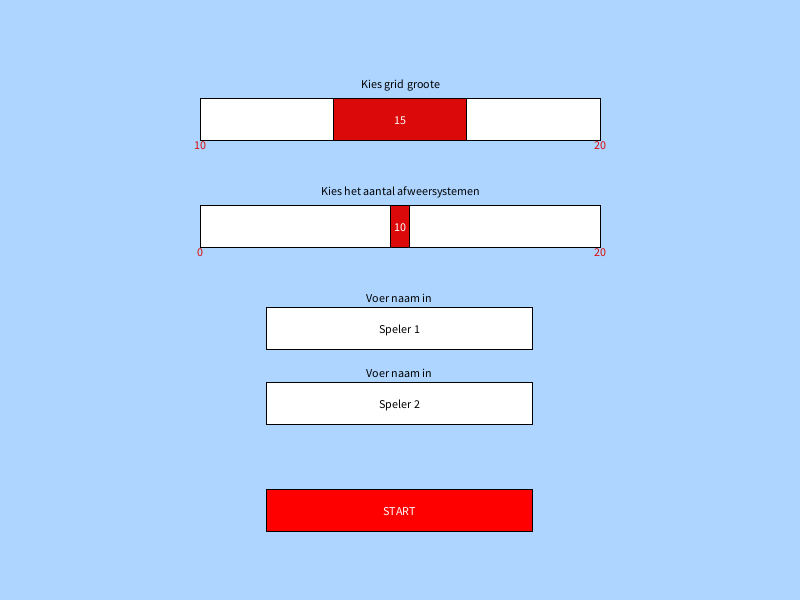
Frame 1 (no input)
Frame 60 (the mouse pressed at the canvas centre just before this capture): identical to frame 1, image omitted
Frame 120 (the mouse held since frame 60 and released just before this capture): identical to frame 1, image omitted

The Processing sketch that drew this single still picture (run headless with seeded random() and noise(); from frame 60 on, the mouse is pressed at the canvas centre):

// Processing sketch: Zeeslag_Lauren_Meenhorst
// ── Zeeslag_Lauren_Meenhorst.pde
// spelers //<>// //<>// //<>// //<>// //<>//
final float SPELER1 = 0;
final float SPELER2 = 1;
int actieveSpeler = 0;
int inactieveSpeler = 0;

// schermwaarden
final int STARTSCHERM = 0; 
final int SPELSCHERM = 1;
final int EINDSCHERM = 2;
int spelStatus = STARTSCHERM;

int startTijd;
float stopTijd;
final float WACHTTIJD = 10000; //milliseconden
boolean beurtWissel = false;

// ROOSTER
final int AANTALROOSTERS = 13; // alle roosters
int roosterGroote, rijen, kolommen, aantalVerdedigingsMechanismen;
float roosterRuimte, celZijde;
int marge = 40;

int maxAantalBeurten = 0;

void beurtWissel() {
  int hulpVariabeleSpeler = actieveSpeler;
  beurtWissel =true;
  spelers[actieveSpeler].aantalBeurten ++;
  actieveSpeler = inactieveSpeler;
  inactieveSpeler = hulpVariabeleSpeler;
  stopTijd = millis() + WACHTTIJD;
}

void setup() { 
  size(800, 600);
  roosterGroote = 16;
  aantalVerdedigingsMechanismen = 10;
  initSpelers();

  switch( spelStatus ) {

  case 0:
    initialiseerStartSchermVariabelen();
    break;

  }
}

void draw() {
  background(#ADD5FF);

  switch( spelStatus ) {
  case 0:
    tekenStartScherm();
    break;
  case 1:
      tekenSpelScherm();
    break;
  case 2:
    tekenScoreScherm();
    break;
  }
}

// ── Classes.pde
// class definities

class Speler {
  String naam;
  int totaalScore;
  int opstellingRooster;
  int situatieRooster;
  int aantalBeurten;
  int raakTeller;

  Speler (String n, int t, int o, int s, int a, int r) {
    naam = n;
    totaalScore = t;
    opstellingRooster = o;
    situatieRooster = s;
    aantalBeurten = a;
    raakTeller = r;
  }
}

class Cel { // Deze klasse wordt gebruikt voor de cellen in de roosters
  int status; // Cel status bijvoorbeeld leeg
  int kleur;
  float xPos;
  float yPos;
  boolean behandeld;

  Cel (int s, int k, float x, float y, boolean b) {
    status = s;
    kleur = k;
    xPos = x;
    yPos = y;
    behandeld = b;
  }
}

class Boot { // Deze klasse bevat de armada
  String type;
  int lengte;
  int score;
  int kleur;
  int waarde;
  int aantal;

  Boot (String t, int l, int s, int k, int w, int a) {
    type = t;
    lengte = l;
    score = s;
    kleur = k;
    waarde = w;
    aantal = a;
  }
}

class Verdediging { // Deze klasse bevat de verdedigings objecten
  String type;
  int lengte;
  int score;
  int waarde;
  int aantal;

  Verdediging (String t, int l, int s, int w, int a) {
    type = t;
    lengte = l;
    score = s;
    waarde = w;
    aantal = a;
  }
}
 
Speler [] spelers;
Cel [][][] roosters;
Boot [] boten;
Verdediging [] verdedigingsMechanismen;

void initSpelers() {
  spelers = new Speler[2]; // Aantal spelers
  spelers[0] = new Speler("Speler 1", 0, 0, 0, 0, 0);
  spelers[1] = new Speler("Speler 2", 0, 0, 1, 0, 0);
} 

void initRoosters() {
  roosters = new Cel [AANTALROOSTERS][rijen][kolommen];
  for ( int rooster = 0; rooster < AANTALROOSTERS; rooster ++ ) {
    for ( int rij = 0; rij < rijen; rij++) {
      for ( int kolom = 0; kolom < kolommen; kolom++) {
        roosters[rooster][rij][kolom]=new Cel( 0, 0, 0, 0, false);
      }
    }
  }
}

void initBoten() {
  boten = new Boot[4]; // Aantal typen boten
  boten[0] = new Boot("Slagschip", 4, 25, #9CACC6, 1, 1);
  boten[1] = new Boot("Kruiser", 3, 15, #8894AA, 2, 2);
  boten[2] = new Boot("Torpedojager", 2, 10, #7B879B, 3, 3);
  boten[3] = new Boot("Onderzeeer", 1, 5, #677081, 4, 4);
}

void initVerdediging() {
  verdedigingsMechanismen = new Verdediging [2]; // Aantal typen verdedigingsMechanismen
  verdedigingsMechanismen[0] = new Verdediging("Afweer systeem", 1, 10, 5, aantalVerdedigingsMechanismen);
  verdedigingsMechanismen[1] = new Verdediging("Mijn", 1, 5, 6, aantalVerdedigingsMechanismen);
}

// ── OPSTELLINGEN.pde
void vulSpelopstellingRoosters() {
  // Roosters [0] en [1] zijn gereserveerd als situatie roosters voor speler 1 en 2.

  //opstelling 1/3 voor gridgroote 11*11
  if (roosterGroote == 11) {
    roosters[2][2][1].status = SLAGSCHIP; 
    roosters[2][2][2].status = SLAGSCHIP; 
    roosters[2][2][3].status = SLAGSCHIP;
    roosters[2][2][4].status = SLAGSCHIP;

    roosters[2][4][5].status = KRUISER; 
    roosters[2][5][5].status = KRUISER; 
    roosters[2][6][5].status = KRUISER;
    roosters[2][1][8].status = KRUISER; 
    roosters[2][2][8].status = KRUISER; 
    roosters[2][3][8].status = KRUISER;

    roosters[2][0][5].status = TORPEDOJAGER; 
    roosters[2][1][5].status = TORPEDOJAGER;
    roosters[2][5][2].status = TORPEDOJAGER; 
    roosters[2][5][3].status = TORPEDOJAGER;
    roosters[2][8][8].status = TORPEDOJAGER; 
    roosters[2][8][9].status = TORPEDOJAGER;

    roosters[2][5][7].status = ONDERZEEER;
    roosters[2][7][1].status = ONDERZEEER;
    roosters[2][8][3].status = ONDERZEEER;
    roosters[2][9][5].status = ONDERZEEER;

    //opstelling 2/3 voor gridgroote 11*11
    roosters[3][5][2].status = SLAGSCHIP; 
    roosters[3][6][2].status = SLAGSCHIP; 
    roosters[3][7][2].status = SLAGSCHIP;
    roosters[3][8][2].status = SLAGSCHIP;

    roosters[3][1][5].status = KRUISER; 
    roosters[3][2][5].status = KRUISER; 
    roosters[3][3][5].status = KRUISER;
    roosters[3][2][7].status = KRUISER; 
    roosters[3][2][8].status = KRUISER; 
    roosters[3][2][9].status = KRUISER;

    roosters[3][1][1].status = TORPEDOJAGER; 
    roosters[3][2][1].status = TORPEDOJAGER;
    roosters[3][6][6].status = TORPEDOJAGER; 
    roosters[3][7][6].status = TORPEDOJAGER;
    roosters[3][8][8].status = TORPEDOJAGER; 
    roosters[3][8][9].status = TORPEDOJAGER;

    roosters[3][2][3].status = ONDERZEEER; 
    roosters[3][4][8].status = ONDERZEEER;
    roosters[3][6][4].status = ONDERZEEER;
    roosters[3][10][5].status = ONDERZEEER;

    //opstelling 3/3 voor gridgroote 11*11
    roosters[4][7][2].status = SLAGSCHIP; 
    roosters[4][8][2].status = SLAGSCHIP; 
    roosters[4][9][2].status = SLAGSCHIP;
    roosters[4][10][2].status = SLAGSCHIP;

    roosters[4][1][9].status = KRUISER; 
    roosters[4][2][9].status = KRUISER; 
    roosters[4][3][9].status = KRUISER;
    roosters[4][4][2].status = KRUISER; 
    roosters[4][4][3].status = KRUISER; 
    roosters[4][4][4].status = KRUISER;

    roosters[4][3][6].status = TORPEDOJAGER; 
    roosters[4][4][6].status = TORPEDOJAGER;
    roosters[4][6][4].status = TORPEDOJAGER; 
    roosters[4][7][4].status = TORPEDOJAGER;
    roosters[4][9][8].status = TORPEDOJAGER; 
    roosters[4][9][9].status = TORPEDOJAGER;

    roosters[4][1][2].status = ONDERZEEER; 
    roosters[4][5][7].status = ONDERZEEER;
    roosters[4][6][9].status = ONDERZEEER;
    roosters[4][10][4].status = ONDERZEEER;
  }
  //opstelling 1/3 voor gridgroote 16*16
  if (roosterGroote == 16) {
    roosters[5][7][11].status = SLAGSCHIP; 
    roosters[5][7][10].status = SLAGSCHIP; 
    roosters[5][7][9].status = SLAGSCHIP;
    roosters[5][7][8].status = SLAGSCHIP;

    roosters[5][3][3].status = KRUISER; 
    roosters[5][4][3].status = KRUISER; 
    roosters[5][5][3].status = KRUISER;
    roosters[5][13][12].status = KRUISER; 
    roosters[5][13][13].status = KRUISER; 
    roosters[5][13][14].status = KRUISER;

    roosters[5][2][6].status = TORPEDOJAGER; 
    roosters[5][2][7].status = TORPEDOJAGER;
    roosters[5][2][13].status = TORPEDOJAGER; 
    roosters[5][3][13].status = TORPEDOJAGER;
    roosters[5][9][5].status = TORPEDOJAGER; 
    roosters[5][10][5].status = TORPEDOJAGER;

    roosters[5][6][15].status = ONDERZEEER; 
    roosters[5][7][1].status = ONDERZEEER;
    roosters[5][8][13].status = ONDERZEEER;
    roosters[5][13][6].status = ONDERZEEER;

    //opstelling 2/3 voor gridgroote 16*16
    roosters[6][13][7].status = SLAGSCHIP; 
    roosters[6][13][8].status = SLAGSCHIP; 
    roosters[6][13][9].status = SLAGSCHIP;
    roosters[6][13][10].status = SLAGSCHIP;

    roosters[6][4][14].status = KRUISER; 
    roosters[6][5][14].status = KRUISER; 
    roosters[6][6][14].status = KRUISER;
    roosters[6][10][3].status = KRUISER; 
    roosters[6][11][3].status = KRUISER; 
    roosters[6][12][3].status = KRUISER;

    roosters[6][2][11].status = TORPEDOJAGER; 
    roosters[6][2][12].status = TORPEDOJAGER;
    roosters[6][6][4].status = TORPEDOJAGER; 
    roosters[6][7][4].status = TORPEDOJAGER;
    roosters[6][10][11].status = TORPEDOJAGER; 
    roosters[6][10][12].status = TORPEDOJAGER;

    roosters[6][4][6].status = ONDERZEEER; 
    roosters[6][6][12].status = ONDERZEEER;
    roosters[6][7][8].status = ONDERZEEER;
    roosters[6][10][7].status = ONDERZEEER;

    //opstelling 3/3 voor gridgroote 16*16
    roosters[7][2][3].status = SLAGSCHIP; 
    roosters[7][2][4].status = SLAGSCHIP; 
    roosters[7][2][5].status = SLAGSCHIP;
    roosters[7][2][6].status = SLAGSCHIP;

    roosters[7][7][9].status = KRUISER; 
    roosters[7][8][9].status = KRUISER; 
    roosters[7][9][9].status = KRUISER;
    roosters[7][12][2].status = KRUISER; 
    roosters[7][12][3].status = KRUISER; 
    roosters[7][12][4].status = KRUISER;

    roosters[7][3][11].status = TORPEDOJAGER; 
    roosters[7][3][12].status = TORPEDOJAGER;
    roosters[7][6][4].status = TORPEDOJAGER; 
    roosters[7][7][4].status = TORPEDOJAGER;
    roosters[7][11][13].status = TORPEDOJAGER; 
    roosters[7][11][14].status = TORPEDOJAGER;

    roosters[7][4][8].status = ONDERZEEER; 
    roosters[7][6][12].status = ONDERZEEER;
    roosters[7][15][8].status = ONDERZEEER;
    roosters[7][9][6].status = ONDERZEEER;
  }

  //opstelling 1/3 voor gridgroote 21*21
  if (roosterGroote == 21) {
    roosters[8][17][4].status = SLAGSCHIP; 
    roosters[8][17][5].status = SLAGSCHIP; 
    roosters[8][17][6].status = SLAGSCHIP;
    roosters[8][17][7].status = SLAGSCHIP;

    roosters[8][10][4].status = KRUISER; 
    roosters[8][11][4].status = KRUISER; 
    roosters[8][12][4].status = KRUISER;
    roosters[8][12][7].status = KRUISER; 
    roosters[8][13][7].status = KRUISER; 
    roosters[8][14][7].status = KRUISER;

    roosters[8][2][16].status = TORPEDOJAGER; 
    roosters[8][2][17].status = TORPEDOJAGER;
    roosters[8][4][11].status = TORPEDOJAGER; 
    roosters[8][4][12].status = TORPEDOJAGER;
    roosters[8][10][10].status = TORPEDOJAGER; 
    roosters[8][11][10].status = TORPEDOJAGER;

    roosters[8][3][2].status = ONDERZEEER; 
    roosters[8][5][7].status = ONDERZEEER;
    roosters[8][9][18].status = ONDERZEEER;
    roosters[8][13][2].status = ONDERZEEER;

    //opstelling 2/3 voor gridgroote 21*21
    roosters[9][17][4].status = SLAGSCHIP; 
    roosters[9][17][5].status = SLAGSCHIP; 
    roosters[9][17][6].status = SLAGSCHIP;
    roosters[9][17][7].status = SLAGSCHIP;

    roosters[9][5][1].status = KRUISER; 
    roosters[9][6][1].status = KRUISER; 
    roosters[9][7][1].status = KRUISER;
    roosters[9][5][13].status = KRUISER; 
    roosters[9][5][14].status = KRUISER; 
    roosters[9][5][15].status = KRUISER;

    roosters[9][2][8].status = TORPEDOJAGER; 
    roosters[9][2][9].status = TORPEDOJAGER;
    roosters[9][9][10].status = TORPEDOJAGER; 
    roosters[9][10][10].status = TORPEDOJAGER;
    roosters[9][17][12].status = TORPEDOJAGER; 
    roosters[9][17][13].status = TORPEDOJAGER;

    roosters[9][3][2].status = ONDERZEEER; 
    roosters[9][5][5].status = ONDERZEEER;
    roosters[9][9][18].status = ONDERZEEER;
    roosters[9][13][14].status = ONDERZEEER;

    //opstelling 3/3 voor gridgroote 21*21
    roosters[10][2][2].status = SLAGSCHIP; 
    roosters[10][3][2].status = SLAGSCHIP; 
    roosters[10][4][2].status = SLAGSCHIP;
    roosters[10][5][2].status = SLAGSCHIP;

    roosters[10][4][13].status = KRUISER; 
    roosters[10][4][14].status = KRUISER; 
    roosters[10][4][15].status = KRUISER;
    roosters[10][11][5].status = KRUISER; 
    roosters[10][12][5].status = KRUISER; 
    roosters[10][13][5].status = KRUISER;

    roosters[10][7][8].status = TORPEDOJAGER; 
    roosters[10][8][8].status = TORPEDOJAGER;
    roosters[10][14][16].status = TORPEDOJAGER; 
    roosters[10][15][16].status = TORPEDOJAGER;
    roosters[10][17][12].status = TORPEDOJAGER; 
    roosters[10][17][13].status = TORPEDOJAGER;

    roosters[10][2][15].status = ONDERZEEER; 
    roosters[10][7][19].status = ONDERZEEER;
    roosters[10][10][14].status = ONDERZEEER;
    roosters[10][17][19].status = ONDERZEEER;
  }
}

// ── eindScherm.pde
void mousePressedInScoreScherm() {
  boolean klikOpKnop = bepaalOfKlikOpKnop(width/3, height -100, width/3, 100);
  if ( klikOpKnop == true ) {
    herstartSpel();
  }
}
void tekenScoreScherm() {
  int winnaar = bepaalWinnaar();
  fill(204, 102, 0); 
  textAlign(CENTER, CENTER);
  text("De winnaar is " + spelers[winnaar].naam + " met een score van " + spelers[winnaar].totaalScore, 200, 200);
  tekenKnop( #ff0000, width/3, height -100, width/3, 100, "Restart");
}

int bepaalWinnaar() {
  int hoogsteScore = 0;
  int winnaar = 0;
  for ( int speler = 0; speler < spelers.length; speler++ ) {
    if (spelers[speler].totaalScore > hoogsteScore) {
      hoogsteScore = spelers[speler].totaalScore;
      winnaar = speler;
    }
  }
  return winnaar;
}

void herstartSpel() {
  spelStatus = STARTSCHERM;
  setup();
  // plaats sliders op default positie
  positieRoosterSlider = 1;
  positieAfweerSlider = 10;
  // geef sliders de default waarde
  roosterGroote = 16;
  aantalVerdedigingsMechanismen = 10;
}

// ── events.pde
void keyTyped() {
  keyPressedInStartScherm();
}

void mouseDragged() {
  switch( spelStatus ) {
  case 0:
    mouseDraggedInStartScherm();
    break;
  }
}

void mousePressed() {
  switch( spelStatus ) {
  case 0:
    mousePressedInStartScherm();
    break;
  case 1:
    mousePressedInSpelScherm();
    break;
  case 2:
    mousePressedInScoreScherm();
    break;
  }
}

// CONSTANTEN VOOR score
final int MIS = 10;
final int RAAK = 11;
final int RAAKAFWEER = 12;
final int RAAKMIJN = 13;

void mousePressedInSituatieRooster( int situatieRoosterActieveSpeler, int opstellingRoosterActieveSpeler, int opstellingRoosterInactieveSpeler, int situatieRoosterInctieveSpeler) {
  if (stopTijd <= millis()) { // We zitten in de WACHTTIJD periode en daarom mag er niet worden geklikt.
    for ( int rij = 1; rij < rijen; rij++) {
      for ( int kolom = 1; kolom < kolommen; kolom++) {
        if (mouseX >= roosters[situatieRoosterActieveSpeler][rij][kolom].xPos 
          && mouseX <= roosters[situatieRoosterActieveSpeler][rij][kolom].xPos + celZijde 
          && mouseY >= roosters[situatieRoosterActieveSpeler][rij][kolom].yPos 
          && mouseY <= roosters[situatieRoosterActieveSpeler][rij][kolom].yPos + celZijde ) {

          if (roosters[opstellingRoosterInactieveSpeler][rij][kolom].status == LEEG 
            && roosters[situatieRoosterActieveSpeler][rij][kolom].behandeld  == false) {
            roosters[situatieRoosterActieveSpeler][rij][kolom].status = MIS;
            roosters[situatieRoosterActieveSpeler][rij][kolom].kleur = #ff0000;
            roosters[situatieRoosterActieveSpeler][rij][kolom].behandeld = true;
            startTijd = millis();
            beurtWissel();
          } else if (roosters[opstellingRoosterInactieveSpeler][rij][kolom].status == boten[0].waarde  
            && roosters[situatieRoosterActieveSpeler][rij][kolom].behandeld  == false) {
            roosters[situatieRoosterActieveSpeler][rij][kolom].status = RAAK;
            roosters[situatieRoosterActieveSpeler][rij][kolom].kleur = boten[0].kleur;
            roosters[situatieRoosterActieveSpeler][rij][kolom].behandeld  = true ;
            spelers[actieveSpeler].totaalScore += boten[0].score;
            spelers[actieveSpeler].raakTeller ++;
          } else if (roosters[opstellingRoosterInactieveSpeler][rij][kolom].status == boten[1].waarde  
            && roosters[situatieRoosterActieveSpeler][rij][kolom].behandeld  == false) {
            roosters[situatieRoosterActieveSpeler][rij][kolom].status = RAAK;            
            roosters[situatieRoosterActieveSpeler][rij][kolom].kleur = boten[1].kleur;
            roosters[situatieRoosterActieveSpeler][rij][kolom].behandeld  = true ;
            spelers[actieveSpeler].totaalScore += boten[1].score;
            spelers[actieveSpeler].raakTeller ++;
          } else if (roosters[opstellingRoosterInactieveSpeler][rij][kolom].status == boten[2].waarde  
            && roosters[situatieRoosterActieveSpeler][rij][kolom].behandeld  == false) {
            roosters[situatieRoosterActieveSpeler][rij][kolom].status = RAAK;
            roosters[situatieRoosterActieveSpeler][rij][kolom].kleur = boten[2].kleur;
            roosters[situatieRoosterActieveSpeler][rij][kolom].behandeld  = true ;
            spelers[actieveSpeler].totaalScore += boten[2].score;
            spelers[actieveSpeler].raakTeller ++;
          } else if (roosters[opstellingRoosterInactieveSpeler][rij][kolom].status == boten[3].waarde  
            && roosters[situatieRoosterActieveSpeler][rij][kolom].behandeld  == false) {
            roosters[situatieRoosterActieveSpeler][rij][kolom].status = RAAK;
            roosters[situatieRoosterActieveSpeler][rij][kolom].kleur = boten[3].kleur;
            roosters[situatieRoosterActieveSpeler][rij][kolom].behandeld  = true ;
            spelers[actieveSpeler].totaalScore += boten[3].score;
            spelers[actieveSpeler].raakTeller ++;
          } else if (roosters[opstellingRoosterInactieveSpeler][rij][kolom].status == verdedigingsMechanismen[0].waarde
            && roosters[situatieRoosterActieveSpeler][rij][kolom].behandeld  == false) {
            roosters[situatieRoosterInctieveSpeler][rij][kolom].status = roosters[opstellingRoosterActieveSpeler][rij][kolom].status;
            roosters[situatieRoosterActieveSpeler][rij][kolom].status = RAAKAFWEER;
            roosters[situatieRoosterActieveSpeler][rij][kolom].kleur = #000000;
            roosters[situatieRoosterActieveSpeler][rij][kolom].behandeld  = true ;
            // toon cel in situatie rooster tegenspeler
            roosters[situatieRoosterInctieveSpeler][rij][kolom] = roosters[situatieRoosterActieveSpeler][rij][kolom];
            spelers[actieveSpeler].totaalScore -= verdedigingsMechanismen[0].score;
            beurtWissel();
          } else if (roosters[opstellingRoosterInactieveSpeler][rij][kolom].status == verdedigingsMechanismen[1].waarde  
            && roosters[situatieRoosterActieveSpeler][rij][kolom].behandeld  == false) { 
            roosters[situatieRoosterActieveSpeler][rij][kolom].status = RAAKMIJN;
            roosters[situatieRoosterActieveSpeler][rij][kolom].kleur = #0000ff;
            roosters[situatieRoosterActieveSpeler][rij][kolom].behandeld  = true ;
            spelers[actieveSpeler].totaalScore -= verdedigingsMechanismen[1].score;
            beurtWissel();
          }
          if ((spelers[actieveSpeler].aantalBeurten >= maxAantalBeurten && spelers[inactieveSpeler].aantalBeurten >= maxAantalBeurten) || 
            (spelers[actieveSpeler].raakTeller == AANTALBOOTDELEN || spelers[inactieveSpeler].raakTeller == AANTALBOOTDELEN)) {
            eindSpel();
          }
        }
      }
    }
  }
}

// ── spelScherm.pde
void mousePressedInSpelScherm() {
  mousePressedInSituatieRooster( spelers[actieveSpeler].situatieRooster, spelers[actieveSpeler].opstellingRooster, 
    spelers[inactieveSpeler].opstellingRooster, spelers[inactieveSpeler].opstellingRooster);
}

void tekenSpelScherm() {
  int statusBalkX = marge;
  float statusBalkY = round(2 * marge + roosterRuimte); 
  float statusBalkBreedte = 2 * roosterRuimte + marge ;
  float statusBalkHoogte = marge;

  int aantalBlokjes = 5;
  int zijde = round( height - 4.5 * marge - roosterRuimte - statusBalkHoogte);
  int legendaX = (width - 6 * marge) / 5 ;
  float legendaY = round(4 * marge + roosterRuimte); 
  if (beurtWissel) {
    if (stopTijd > millis()) {
      tekenRooster(spelers[inactieveSpeler].opstellingRooster);
      tekenRooster(spelers[inactieveSpeler].situatieRooster);
      tekenLegenda(legendaX, legendaY, zijde, aantalBlokjes);
      tekenStatusBalk (statusBalkX, statusBalkY, statusBalkBreedte, statusBalkHoogte);
      tekenNotificatieBeurtwissel();
    } else {
      tekenRooster(spelers[actieveSpeler].opstellingRooster);
      tekenRooster(spelers[actieveSpeler].situatieRooster);
      tekenLegenda(legendaX, legendaY, zijde, aantalBlokjes);
      tekenStatusBalk (statusBalkX, statusBalkY, statusBalkBreedte, statusBalkHoogte);
    }
  } else {
    tekenRooster(spelers[actieveSpeler].opstellingRooster);
    tekenRooster(spelers[actieveSpeler].situatieRooster);
    tekenLegenda(legendaX, legendaY, zijde, aantalBlokjes);
    tekenStatusBalk (statusBalkX, statusBalkY, statusBalkBreedte, statusBalkHoogte);
  }
}

void tekenLegenda(int legendaX, float legendaY, int zijde, int aantalBlokjes) {
  String legendaTekst = "leeg";
  for (int blokje = 0; blokje < aantalBlokjes; blokje ++) {
    switch (blokje) {
    case 0:
      fill(#ADD5FF);
      legendaTekst = "Leeg";
      break;
    case 1:
      fill(boten[2].kleur);
      legendaTekst = "Boot";
      break;
    case 2:
      fill(#000000);
      legendaTekst = "Afweer";
      break;
    case 3:
      fill(#0000ff);
      legendaTekst = "Mijn";
      break;
    case 4:
      fill(#ff0000);
      legendaTekst = "Mis";
      break;
    }
    int blokjeX = legendaX + (2 * marge) * blokje + zijde * blokje;
    rect( blokjeX, legendaY, zijde, zijde );
    fill(#0000ff);
    textAlign(CENTER, TOP);
    text(legendaTekst, round(blokjeX + 0.5 * zijde), legendaY + zijde);
  }
}

void tekenStatusBalk (int statusBalkX, float statusBalkY, float statusBalkBreedte, float statusBalkHoogte) {
  fill(#ffffff);
  rect(statusBalkX, statusBalkY, statusBalkBreedte, statusBalkHoogte);
  fill(#000000); 
  textAlign(CENTER, CENTER);
  text("Speeltijd is " + round(millis()/1000.0) + " seconden | " + spelers[actieveSpeler].naam 
    + " | Aantal beurten" + " : " +  (maxAantalBeurten - spelers[actieveSpeler].aantalBeurten )
    + " | Score : " + spelers[actieveSpeler].totaalScore 
    + " | Aantal raak : " + spelers[actieveSpeler].raakTeller, statusBalkX + 0.5 * statusBalkBreedte, statusBalkY + 0.5 * statusBalkHoogte);
}

void tekenNotificatieBeurtwissel() {
  text("MIS!!! De beurt gaat naar " + spelers[actieveSpeler].naam + ". Draai het schem om binnen " + round(WACHTTIJD/1000) + " seconden", width / 2, 475);
}

// CONSTANTEN VOOR OPSTELLING
final int AANTALBOTEN = 10;
final int LEEG = 0;
final int SLAGSCHIP = 1;
final int KRUISER = 2;
final int TORPEDOJAGER = 3;
final int ONDERZEEER = 4;
final int AFWEER = 5;
final int MIJN = 6;
final int AANTALBOOTDELEN = 20;

void positionerenRoosters() { // betere naam bedenken!
  for ( int rooster = 0; rooster < AANTALROOSTERS; rooster ++ ) {
    for ( int rij = 0; rij < rijen; rij++) {
      for ( int kolom = 0; kolom < kolommen; kolom++) {
        if (rooster < 2) {
          roosters[rooster][rij][kolom].xPos = (2 * marge + roosterRuimte) + (celZijde * rij);
          roosters[rooster][rij][kolom].yPos = marge + celZijde * kolom;
        } else {
          roosters[rooster][rij][kolom].xPos = marge + (celZijde * rij);
          roosters[rooster][rij][kolom].yPos = marge + celZijde * kolom;
        }
      }
    }
  }
}

void plaatsAfweerSystemen(int opstellingsRooster) {
  int teller = 0;
  while (teller != verdedigingsMechanismen[0].aantal) {
    int rij = round(random(1, roosterGroote - 1));
    int kolom = round(random(1, roosterGroote - 1));
    if (roosters[opstellingsRooster][rij][kolom].status == LEEG) {
      roosters[opstellingsRooster][rij][kolom].status = AFWEER;
      teller ++;
    }
  }
}

void plaatsMijnen(int opstellingsRooster) {
  int teller = 0;
  while (teller != verdedigingsMechanismen[0].aantal) {
    int rij = round(random(1, roosterGroote - 1));
    int kolom = round(random(1, roosterGroote - 1));
    if (roosters[opstellingsRooster][rij][kolom].status == LEEG) {
      roosters[opstellingsRooster][rij][kolom].status = MIJN;
      teller ++;
    }
  }
}

void plaatsVerdediging() {
  for (int speler = 0; speler < spelers.length; speler++) {
    plaatsAfweerSystemen(spelers[speler].opstellingRooster);
    plaatsMijnen(spelers[speler].opstellingRooster);
  }
}

void bepaalHintNummers() {
  for ( int rooster = 0; rooster < AANTALROOSTERS; rooster ++ ) {
    for ( int rij = 1; rij < rijen; rij++) {
      for ( int kolom = 1; kolom < kolommen; kolom++) {
        if ( roosters[rooster][rij][kolom].status > LEEG && roosters[rooster][rij][kolom].status < AFWEER ) {
          roosters[rooster][0][kolom].status ++;
        }
      }
    }
  }
  for ( int rooster = 0; rooster < AANTALROOSTERS; rooster ++ ) {
    for ( int rij = 1; rij < rijen; rij++) {
      for ( int kolom = 1; kolom < kolommen; kolom++) {
        if ( roosters[rooster][rij][kolom].status > LEEG && roosters[rooster][rij][kolom].status < AFWEER ) {
          roosters[rooster][rij][0].status ++;
        }
      }
    }
  }
}

void kleurCellen(int rooster, int rij, int kolom) {
  int kleurRoosters = #ADD5FF;

  if ( rij == 0 || kolom == 0 ) {
    roosters[rooster][rij][kolom].kleur = kleurRoosters;
  } else {
    if (roosters[rooster][rij][kolom].status == LEEG) {
      roosters[rooster][rij][kolom].kleur = kleurRoosters ;
    } else if (roosters[rooster][rij][kolom].status == boten[0].waarde) {
      roosters[rooster][rij][kolom].kleur = boten[0].kleur;
    } else if (roosters[rooster][rij][kolom].status == boten[1].waarde) {
      roosters[rooster][rij][kolom].kleur = boten[1].kleur;
    } else if (roosters[rooster][rij][kolom].status == boten[2].waarde) {
      roosters[rooster][rij][kolom].kleur = boten[2].kleur;
    } else if (roosters[rooster][rij][kolom].status == boten[3].waarde) {
      roosters[rooster][rij][kolom].kleur = boten[3].kleur;
    } else if (roosters[rooster][rij][kolom].status == verdedigingsMechanismen[0].waarde) {
      roosters[rooster][rij][kolom].kleur = #000000;
    } else if (roosters[rooster][rij][kolom].status == verdedigingsMechanismen[1].waarde) {
      roosters[rooster][rij][kolom].kleur = #0000ff;
    }
  }
}

void tekenRooster( int rooster) {
  int kleurRoosterLijnen = #399AFF;

  for ( int rij = 0; rij < rijen; rij++ ) {
    for ( int kolom = 0; kolom < kolommen; kolom++ ) {   

      float tekstX = roosters[rooster][rij][kolom].xPos + ( celZijde * 0.5 );
      float tekstY = roosters[rooster][rij][kolom].yPos + ( celZijde * 0.5 );

      kleurCellen( rooster, rij, kolom );

      stroke( kleurRoosterLijnen );
      fill ( roosters[rooster][rij][kolom].kleur );
      rect( roosters[rooster][rij][kolom].xPos, roosters[rooster][rij][kolom].yPos, celZijde, celZijde);

      if ( rij == 0 || kolom == 0 ) {
        if ( rooster == spelers[0].situatieRooster ) {
          fill(kleurRoosterLijnen);
          text( round( roosters[spelers[1].opstellingRooster][rij][kolom].status), tekstX, tekstY);
        } else if (rooster == spelers[1].situatieRooster ) {
          fill(kleurRoosterLijnen);
          text( round( roosters[spelers[0].opstellingRooster][rij][kolom].status), tekstX, tekstY);
        } else {
          fill(kleurRoosterLijnen);
          text( round(roosters[rooster][rij][kolom].status), tekstX, tekstY);
        }
      }
    }
  }
}

void eindSpel() {
  spelStatus = 2;
}

// ── startScherm.pde
// variabelen voor starscherm
int xSliders, breedteSliders, hoogteSliders; 
int yRoosterSlider, breedteRoosterSliderBlok; 
int yAfweerSlider, breedteAfweerSliderBlok; 

int startSchermMarge = 65;

int positieRoosterSlider = 1;
int positieAfweerSlider = 10;

int kleurKnop, startKnopX, startKnopY, startKnopBreedte, startKnopHoogte;
int inputSpelerX, inputSpeler1Y, inputSpeler2Y, inputSpelerBreedte, inputSpelerHoogte;

boolean klikOpInputSpeler1, klikOpInputSpeler2;

void initialiseerStartSchermVariabelen() {
  //scherm opdeling

  //sliders
  xSliders = width / 4;
  breedteSliders = width / 2;
  hoogteSliders = (height - 6 * startSchermMarge) / 5;
  //rooster Slider
  yRoosterSlider = round(1.5 * startSchermMarge);
  breedteRoosterSliderBlok = floor(breedteSliders / 3);
  //afweer Slider
  yAfweerSlider = round(2.5 * startSchermMarge) + hoogteSliders ;
  breedteAfweerSliderBlok = floor(breedteSliders / 21);

  //inputveld 1
  inputSpelerBreedte = width / 3;
  inputSpelerHoogte = hoogteSliders;
  inputSpelerX = inputSpelerBreedte;  
  inputSpeler1Y = yAfweerSlider + round(1.5 * marge) + hoogteSliders ;
  inputSpeler2Y = inputSpeler1Y + inputSpelerHoogte + round(0.5 * startSchermMarge);

  //knop
  kleurKnop = #ff0000;
  startKnopBreedte = inputSpelerBreedte;
  startKnopX = startKnopBreedte;
  startKnopY = inputSpeler2Y + inputSpelerHoogte + startSchermMarge;
  startKnopHoogte = hoogteSliders;
}

// Bepaalt of er op een knop geklikt is 
boolean bepaalOfKlikOpKnop(int knopX, int knopY, int knopBreedte, int knopHoogte) {
  boolean klikOpKnop = false;

  if (mouseX > knopX && mouseX < (knopX + knopBreedte) && mouseY > knopY && mouseY < (knopY + knopHoogte)) {
    klikOpKnop = true;
  }

  return klikOpKnop;
}

// Bepaalt wat de waarde is van de positie van het beweegbaare blokje in de slider.
int bepaalPositieSlider (int ySlider, int breedteSliderBlok, int initPositieSlider, int maxPositieSlider) { 
  int positieSlider = initPositieSlider;

  if (mouseX > xSliders && mouseY > ySlider && mouseX < xSliders + breedteSliders && mouseY < ySlider + hoogteSliders) {
    positieSlider = floor( constrain ((( mouseX - xSliders ) / breedteSliderBlok), 0, maxPositieSlider));
  } 

  println(positieSlider);
  return positieSlider;
} 

// tekent een slider
void tekenSlider( int ySlider, int breedteSliderBlok, int positieSlider, String sliderOpdrachtVoorSpeler, 
  int tekstVoorPositieAanduiding, String tekstMin, String tekstMax) {

  fill(#000000);
  textAlign(CENTER, CENTER);
  text(sliderOpdrachtVoorSpeler, xSliders + breedteSliders * 0.5, ySlider - 15);

  fill(#ffffff);
  rect( xSliders, ySlider, breedteSliders, hoogteSliders );

  fill(#DB0909);
  rect( xSliders + breedteSliderBlok * positieSlider, ySlider, breedteSliderBlok, hoogteSliders );
  textAlign(CENTER, TOP);
  text(tekstMin, xSliders, ySlider + hoogteSliders);
  text(tekstMax, xSliders + breedteSliders, ySlider + hoogteSliders);

  fill(#ffffff);
  textAlign(CENTER, CENTER);
  text(tekstVoorPositieAanduiding, xSliders + (breedteSliderBlok * positieSlider) + (0.5 * breedteSliderBlok), ySlider + (0.5 * hoogteSliders));
}

// tekent een knop
void tekenKnop( int kleurKnop, int x, int y, int breedte, int hoogte, String tekst) {
  fill( kleurKnop );
  rect( x, y, breedte, hoogte );

  float tekstX = x + breedte * 0.5;
  float tekstY = y + hoogte * 0.5;

  textAlign( CENTER, CENTER );
  fill( #ffffff );
  text(tekst, tekstX, tekstY);
}

// tekent de inputvelden
void tekenInvoerVelden() {

  fill(#ffffff);
  rect(inputSpelerX, inputSpeler1Y, inputSpelerBreedte, inputSpelerHoogte);
  rect(inputSpelerX, inputSpeler2Y, inputSpelerBreedte, inputSpelerHoogte);
  fill(#000000);
  text("Voer naam in", inputSpelerX * 1.5, inputSpeler1Y - 10);
  text("Voer naam in", inputSpelerX * 1.5, inputSpeler2Y - 10);
  textAlign(CENTER, CENTER);
  text(spelers[0].naam, inputSpelerX * 1.5, inputSpeler1Y + 0.5 * inputSpelerHoogte);
  text(spelers[1].naam, inputSpelerX * 1.5, inputSpeler2Y + 0.5 * inputSpelerHoogte);
}

int bepaalRoosterGroote(int positieRoosterSlider) {
  int roosterGroote = 16;
  if ( positieRoosterSlider == 0 ) {
    roosterGroote = 11;
  } else if ( positieRoosterSlider == 1 ) {
    roosterGroote = 16;
  } else  if ( positieRoosterSlider == 2 ) { 
    roosterGroote = 21;
  }
  println(positieRoosterSlider, roosterGroote);
  return roosterGroote;
}

void keyPressedInStartScherm() {
  if (klikOpInputSpeler1 == true) {
    maakNickNameSpeler(0);
  } else if (klikOpInputSpeler2 == true) {
    maakNickNameSpeler(1);
  }
}

void maakNickNameSpeler( int speler ) {
  if ( key == BACKSPACE ) {
    if ( spelers[speler].naam.length() > 0 ) {
      spelers[speler].naam = spelers[speler].naam.substring( 0, spelers[speler].naam.length()-1);
    }
  } else if (key == SHIFT) {
    println("Shift");
  } else if ( key == '\n' ) {
  } else {
    spelers[speler].naam = spelers[speler].naam  + key;
  }
}

void mouseDraggedInStartScherm() {
  positieRoosterSlider = bepaalPositieSlider (yRoosterSlider, breedteRoosterSliderBlok, positieRoosterSlider, 2);
  roosterGroote = bepaalRoosterGroote(positieRoosterSlider);
  println(roosterGroote);
  positieAfweerSlider = bepaalPositieSlider (yAfweerSlider, breedteAfweerSliderBlok, positieAfweerSlider, 20);
  aantalVerdedigingsMechanismen = positieAfweerSlider;
}

void mousePressedInStartScherm() {
  klikOpInputSpeler1 = bepaalOfKlikOpKnop(inputSpelerX, inputSpeler1Y, inputSpelerBreedte, inputSpelerHoogte);
  klikOpInputSpeler2 = bepaalOfKlikOpKnop(inputSpelerX, inputSpeler2Y, inputSpelerBreedte, inputSpelerHoogte);
  boolean klikOpStartKnop = bepaalOfKlikOpKnop(startKnopX, startKnopY, startKnopBreedte, startKnopHoogte);

  if ( klikOpStartKnop == true ) {
    startSpel();
  }
}

void tekenStartScherm() {
  tekenSlider( yRoosterSlider, breedteRoosterSliderBlok, positieRoosterSlider, "Kies grid groote", roosterGroote - 1, "10", "20");
  tekenSlider( yAfweerSlider, breedteAfweerSliderBlok, positieAfweerSlider, "Kies het aantal afweersystemen", aantalVerdedigingsMechanismen, "0", "20" );
  tekenKnop( kleurKnop, startKnopX, startKnopY, startKnopBreedte, startKnopHoogte, "START");
  tekenInvoerVelden();
}

void startSpel() {
  //  roosterGroote = 11;
  rijen = roosterGroote;//roosterGroote;
  kolommen = roosterGroote; //roosterGroote;
  roosterRuimte = (width - (3 * marge)) / 2;
  celZijde = roosterRuimte / rijen;
  maxAantalBeurten = round(((roosterGroote -1) * (roosterGroote -1))/2);

  //init classes
  initBoten();
  initVerdediging();
  initRoosters();

  actieveSpeler = floor(random(spelers.length));
  if (actieveSpeler == 0) {
    inactieveSpeler = 1;
  } else {
    inactieveSpeler = 0;
  }

  //init rooster aspecten
  positionerenRoosters();
  vulSpelopstellingRoosters();

  while ( spelers[0].opstellingRooster == spelers[1].opstellingRooster ) {
    switch(roosterGroote) {
    case 11:
      spelers[0].opstellingRooster = round(random(2, 4));
      spelers[1].opstellingRooster = round(random(2, 4));
      break;
    case 16:
      spelers[0].opstellingRooster = round(random(5, 7));
      spelers[1].opstellingRooster = round(random(5, 7));
      break;
    case 21:
      spelers[0].opstellingRooster = round(random(8, 10));
      spelers[1].opstellingRooster = round(random(8, 10));
      break;
    }
  }

  plaatsVerdediging();
  bepaalHintNummers();

  spelStatus = 1;
}
